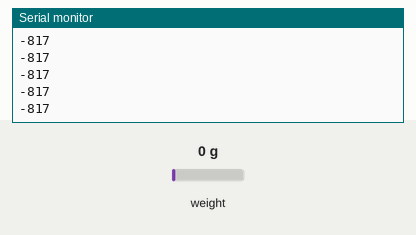
Recording of a sketch running on a simulated Arduino Uno, built with avr-gcc and run on an emulated ATmega328P. Parts: the last lines printed to the serial monitor. The test bench sets the inputs (shaded band); at power-on: weight on the scale 0 g.

Above: at 1.2 s.
1.3 s: weight on the scale set to 100 g
At 1.46 s:
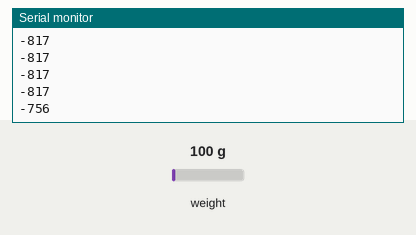
2.8 s: weight on the scale set to 1250 g
At 2.86 s:
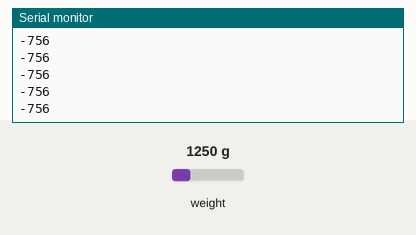
Timing chart, 0 to 5.8 s (numbered marks = the images above; inputs shaded):
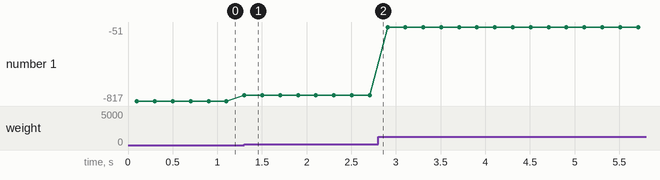

The sketch:

HX711_basic_example.ino
```cpp
#include "HX711.h"

// HX711 circuit wiring
const int LOADCELL_DOUT_PIN = 3;
const int LOADCELL_SCK_PIN = 2;

HX711 scale;

void setup() {
  Serial.begin(57600);
  scale.begin(LOADCELL_DOUT_PIN, LOADCELL_SCK_PIN);
}

void loop() {

  if (scale.is_ready()) {
    long reading = (scale.read() - 560000)/685;
    Serial.println(reading);
  } else {

  }

  delay(100);

}
```

Measured:
- after the input at 1.3 s, the serial monitor: prints a new line at once (image 1)
- plotted number 1: -817 → -756 after the input at 1.3 s, -756 → -51 after the input at 2.8 s
